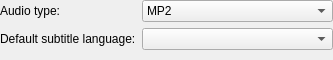
<?xml version="1.0" encoding="UTF-8"?>
<ui version="4.0">
 <class>SlideshowConfig</class>
 <widget class="QWidget" name="SlideshowConfig">
  <property name="geometry">
   <rect>
    <x>0</x>
    <y>0</y>
    <width>333</width>
    <height>60</height>
   </rect>
  </property>
  <property name="windowTitle">
   <string>Configure Slideshow Plugin</string>
  </property>
  <layout class="QFormLayout" name="formLayout">
   <property name="margin">
    <number>0</number>
   </property>
   <item row="0" column="0">
    <widget class="QLabel" name="audioTypeLabel">
     <property name="text">
      <string>Audio type:</string>
     </property>
     <property name="wordWrap">
      <bool>false</bool>
     </property>
     <property name="buddy">
      <cstring>kcfg_AudioType</cstring>
     </property>
    </widget>
   </item>
   <item row="0" column="1">
    <widget class="KComboBox" name="kcfg_AudioType">
     <item>
      <property name="text">
       <string>MP2</string>
      </property>
     </item>
     <item>
      <property name="text">
       <string>AC3</string>
      </property>
     </item>
    </widget>
   </item>
   <item row="1" column="0">
    <widget class="QLabel" name="defaultSubtitleLanguageLabel">
     <property name="text">
      <string>Default subtitle language:</string>
     </property>
     <property name="wordWrap">
      <bool>false</bool>
     </property>
     <property name="buddy">
      <cstring>kcfg_DefaultSubtitleLanguage</cstring>
     </property>
    </widget>
   </item>
   <item row="1" column="1">
    <widget class="KMFLanguageComboBox" name="kcfg_DefaultSubtitleLanguage"/>
   </item>
  </layout>
 </widget>
 <layoutdefault spacing="6" margin="11"/>
 <layoutfunction spacing="KDialog::spacingHint" margin="KDialog::marginHint"/>
 <pixmapfunction>qPixmapFromMimeSource</pixmapfunction>
 <customwidgets>
  <customwidget>
   <class>KComboBox</class>
   <extends>QComboBox</extends>
   <header>kcombobox.h</header>
  </customwidget>
  <customwidget>
   <class>KMFLanguageComboBox</class>
   <extends>KComboBox</extends>
   <header>kmflanguagewidgets.h</header>
  </customwidget>
 </customwidgets>
 <resources/>
 <connections/>
</ui>
